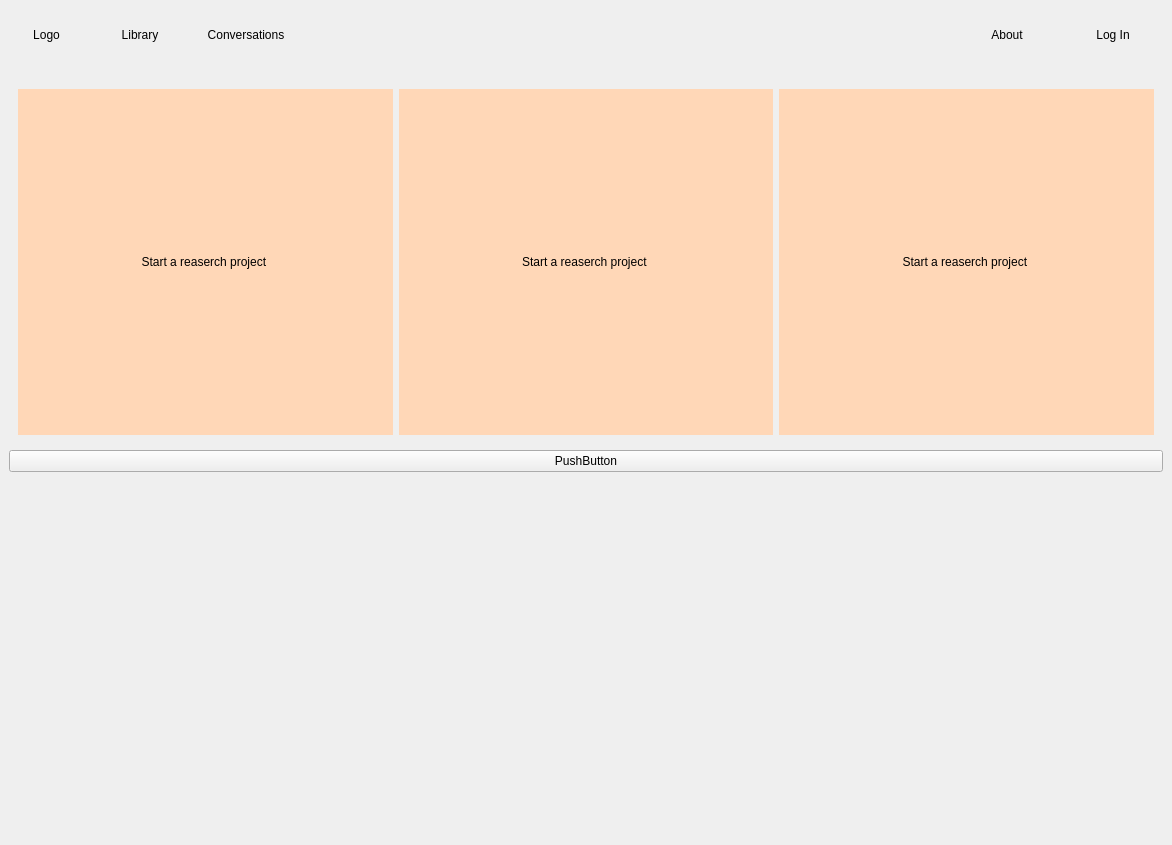
<?xml version="1.0" encoding="UTF-8"?>
<ui version="4.0">
 <class>MainWindow</class>
 <widget class="QMainWindow" name="MainWindow">
  <property name="geometry">
   <rect>
    <x>0</x>
    <y>0</y>
    <width>1172</width>
    <height>845</height>
   </rect>
  </property>
  <property name="windowTitle">
   <string>MainWindow</string>
  </property>
  <widget class="QWidget" name="centralwidget">
   <property name="styleSheet">
    <string notr="true">/* Central widget: Light grey background */
#input_frame_2 {
background-color: rgba(161, 163, 163, 82); 
border: none;  
border-radius: 10px;   
}
#input_textEdit_2{
background-color: rgba(161, 163, 163, 0); 
border: none;  
border-radius: 10px;   
}

QFrame {border:none}
#upper_frame {border: none}
#lower_frame {border: none}
#central_widget {
    background-color: rgb(211, 211, 211); /* Light grey */
}

/* Side widgets: White background with slightly rounded borders */
#side_widget_left, #side_widget_right,  #main_widget, #scrollArea_2  {
    background-color: rgb(255, 255, 255); /* White */
    border: 2px solid rgb(255, 255, 255);    /* Greenish border */
    border-radius: 10px;                  /* Slightly rounded corners */
}


#new_chat_btn{
    border: 2px solid rgb(211, 211, 211);     /* Greenish border */
    border-radius: 10px;
}

#side_widget_left, #side_widget_right,  #main_widget, #scrollArea_2  {
    padding: 10px;
}</string>
   </property>
   <layout class="QVBoxLayout" name="verticalLayout">
    <property name="spacing">
     <number>0</number>
    </property>
    <property name="leftMargin">
     <number>0</number>
    </property>
    <property name="topMargin">
     <number>0</number>
    </property>
    <property name="rightMargin">
     <number>0</number>
    </property>
    <property name="bottomMargin">
     <number>0</number>
    </property>
    <item>
     <widget class="QFrame" name="upper_frame">
      <property name="minimumSize">
       <size>
        <width>911</width>
        <height>71</height>
       </size>
      </property>
      <property name="maximumSize">
       <size>
        <width>16777215</width>
        <height>71</height>
       </size>
      </property>
      <property name="styleSheet">
       <string notr="true">QPushButton {
    border: none;
    padding: 5px;
}

QPushButton:hover {
    background-color: #f0f0f0;
}</string>
      </property>
      <property name="frameShape">
       <enum>QFrame::Shape::StyledPanel</enum>
      </property>
      <property name="frameShadow">
       <enum>QFrame::Shadow::Raised</enum>
      </property>
      <property name="lineWidth">
       <number>0</number>
      </property>
      <layout class="QGridLayout" name="gridLayout_2">
       <item row="0" column="0">
        <widget class="QPushButton" name="pushButton_4">
         <property name="minimumSize">
          <size>
           <width>75</width>
           <height>0</height>
          </size>
         </property>
         <property name="text">
          <string>Logo</string>
         </property>
        </widget>
       </item>
       <item row="0" column="1">
        <widget class="QPushButton" name="pushButton_3">
         <property name="minimumSize">
          <size>
           <width>100</width>
           <height>0</height>
          </size>
         </property>
         <property name="text">
          <string>Library</string>
         </property>
        </widget>
       </item>
       <item row="0" column="2">
        <widget class="QPushButton" name="pushButton_2">
         <property name="minimumSize">
          <size>
           <width>100</width>
           <height>0</height>
          </size>
         </property>
         <property name="text">
          <string>Conversations</string>
         </property>
        </widget>
       </item>
       <item row="0" column="3">
        <spacer name="horizontalSpacer_3">
         <property name="orientation">
          <enum>Qt::Orientation::Horizontal</enum>
         </property>
         <property name="sizeHint" stdset="0">
          <size>
           <width>678</width>
           <height>20</height>
          </size>
         </property>
        </spacer>
       </item>
       <item row="0" column="4">
        <widget class="QPushButton" name="pushButton_5">
         <property name="minimumSize">
          <size>
           <width>100</width>
           <height>0</height>
          </size>
         </property>
         <property name="text">
          <string>About</string>
         </property>
        </widget>
       </item>
       <item row="0" column="5">
        <widget class="QPushButton" name="pushButton_7">
         <property name="minimumSize">
          <size>
           <width>100</width>
           <height>0</height>
          </size>
         </property>
         <property name="text">
          <string>Log In</string>
         </property>
        </widget>
       </item>
      </layout>
     </widget>
    </item>
    <item>
     <widget class="QFrame" name="lower_frame">
      <property name="minimumSize">
       <size>
        <width>0</width>
        <height>577</height>
       </size>
      </property>
      <property name="styleSheet">
       <string notr="true"/>
      </property>
      <property name="frameShape">
       <enum>QFrame::Shape::StyledPanel</enum>
      </property>
      <property name="frameShadow">
       <enum>QFrame::Shadow::Raised</enum>
      </property>
      <layout class="QVBoxLayout" name="verticalLayout_2">
       <item>
        <widget class="QFrame" name="frame">
         <property name="sizePolicy">
          <sizepolicy hsizetype="Expanding" vsizetype="Expanding">
           <horstretch>0</horstretch>
           <verstretch>0</verstretch>
          </sizepolicy>
         </property>
         <property name="styleSheet">
          <string notr="true">QLabel {
border: solid 15 px;
	background-color: rgb(255, 215, 183);
}</string>
         </property>
         <property name="frameShape">
          <enum>QFrame::Shape::StyledPanel</enum>
         </property>
         <property name="frameShadow">
          <enum>QFrame::Shadow::Raised</enum>
         </property>
         <layout class="QHBoxLayout" name="horizontalLayout">
          <item>
           <widget class="QLabel" name="label">
            <property name="text">
             <string>Start a reaserch project </string>
            </property>
            <property name="alignment">
             <set>Qt::AlignmentFlag::AlignCenter</set>
            </property>
            <property name="wordWrap">
             <bool>true</bool>
            </property>
            <property name="margin">
             <number>20</number>
            </property>
           </widget>
          </item>
          <item>
           <widget class="QLabel" name="label_2">
            <property name="text">
             <string>Start a reaserch project </string>
            </property>
            <property name="alignment">
             <set>Qt::AlignmentFlag::AlignCenter</set>
            </property>
            <property name="wordWrap">
             <bool>true</bool>
            </property>
            <property name="margin">
             <number>20</number>
            </property>
           </widget>
          </item>
          <item>
           <widget class="QLabel" name="label_3">
            <property name="text">
             <string>Start a reaserch project </string>
            </property>
            <property name="alignment">
             <set>Qt::AlignmentFlag::AlignCenter</set>
            </property>
            <property name="wordWrap">
             <bool>true</bool>
            </property>
            <property name="margin">
             <number>20</number>
            </property>
           </widget>
          </item>
         </layout>
        </widget>
       </item>
       <item>
        <widget class="QPushButton" name="pushButton">
         <property name="text">
          <string>PushButton</string>
         </property>
        </widget>
       </item>
       <item>
        <spacer name="verticalSpacer">
         <property name="orientation">
          <enum>Qt::Orientation::Vertical</enum>
         </property>
         <property name="sizeHint" stdset="0">
          <size>
           <width>20</width>
           <height>329</height>
          </size>
         </property>
        </spacer>
       </item>
      </layout>
     </widget>
    </item>
   </layout>
  </widget>
  <widget class="QMenuBar" name="menubar">
   <property name="geometry">
    <rect>
     <x>0</x>
     <y>0</y>
     <width>1172</width>
     <height>37</height>
    </rect>
   </property>
  </widget>
 </widget>
 <resources>
  <include location="../../../../private/var/folders/4k/PycharmProjects/pyqt_designer/static/resource.qrc"/>
  <include location="../../../../private/var/folders/4k/PycharmProjects/PyQt5-Video-Book/#015_ChatGTP Desktop Application/static/resource.qrc"/>
  <include location="../../../../private/var/folders/4k/PycharmProjects/pyqt_designer/static/resource.qrc"/>
  <include location="../../../../private/var/folders/4k/pv9g_d2x77jdd55pt26pzv7h0000gn/PyQt5-Video-Book/#015_ChatGTP Desktop Application/static/resource.qrc"/>
 </resources>
 <connections/>
</ui>
